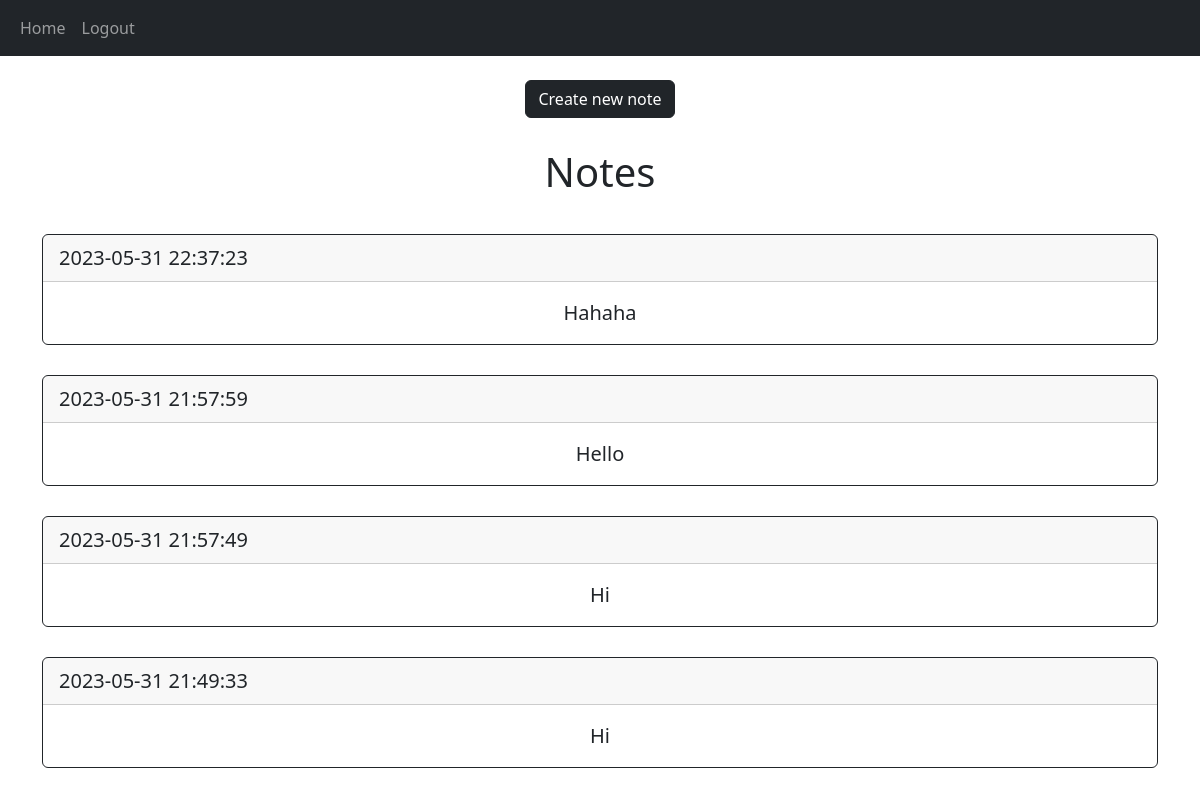
The page /home (signed in) on the database as committed earlier.
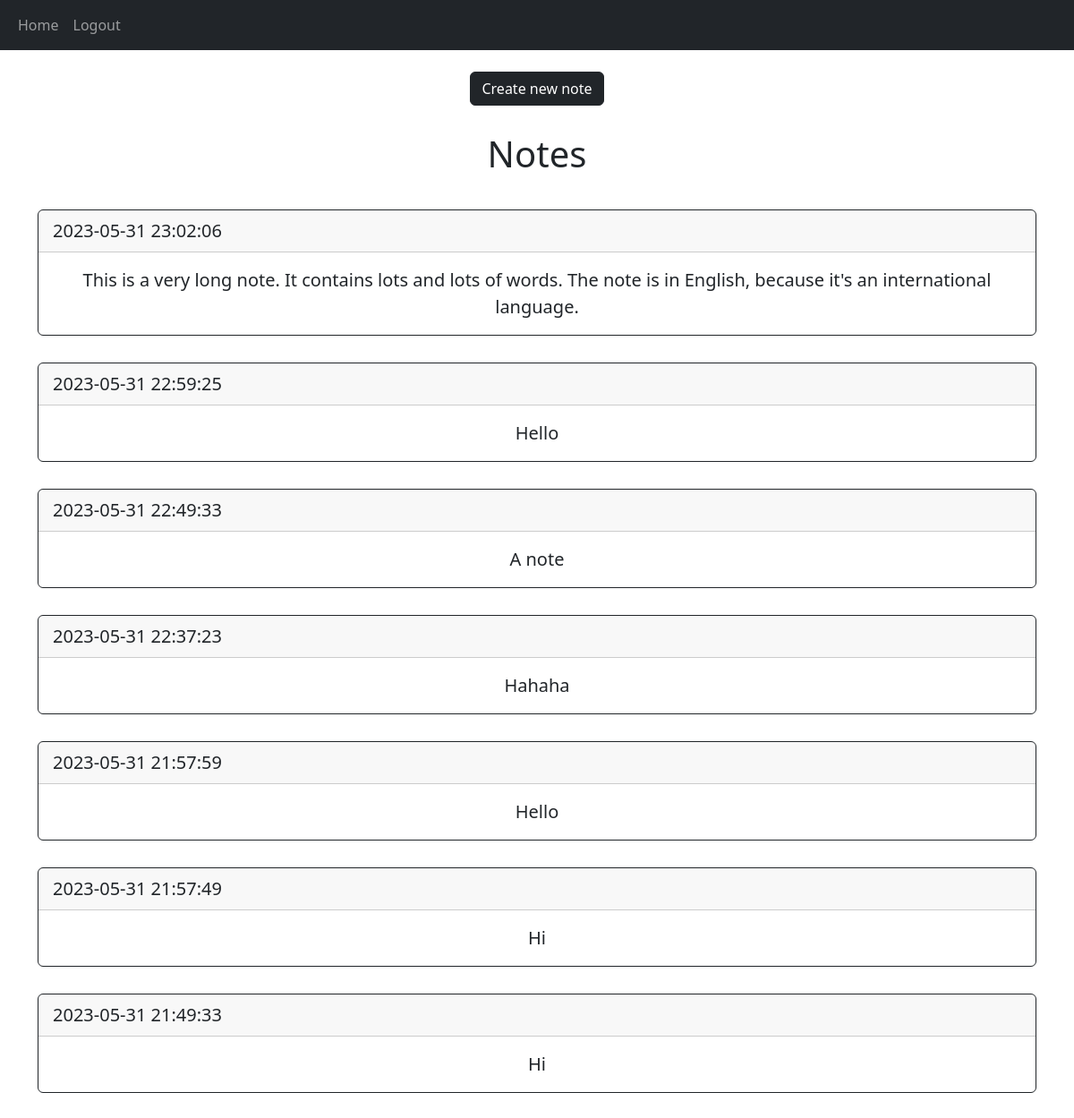
The same page on the database as committed later.
### src/models.py (models this page shows)
class Content(db.Model):
      id = db.Column(db.Integer, primary_key=True)
      date_created = db.Column(db.DateTime(timezone=True), default=func.now())
      text = db.Column(db.Text)
      type = db.Column(db.Enum('films', 'books', 'todo'), default='todo')
      author = db.Column(db.Integer, db.ForeignKey('user.id', ondelete='CASCADE'), nullable=False)

### src/general/general.py (the view)
@general.route("/home")
@login_required
def home():
    notes = Content.query.filter_by(author=current_user.id).order_by(desc(Content.date_created))
    return render_template("general/home.html", user=current_user, notes=notes)

### src/__init__.py (called while the page is built)
def create_app():
    app = Flask(__name__)
    app.config['SECRET_KEY'] = 'Helloworld'
    app.config['SQLALCHEMY_DATABASE_URI'] = f'sqlite:///{DB_NAME}'
    db.init_app(app)
    from .general import general
    from .auth import auth
    app.register_blueprint(general, url_prefix="/")
    app.register_blueprint(auth, url_prefix="/")
    from .models import User
    create_database(app)
    login_manager = LoginManager()
    login_manager.login_view = "auth.login"
    login_manager.init_app(app)
    @login_manager.user_loader
    def load_user(id):
        return User.query.get(int(id))
    return app

### src/general/templates/general/home.html (shortened to what this page needs)
{% extends "base.html" %}
{% block body %}
<div>
    <a href="/add-note">
        <button class="btn btn-dark" type="submit">
            Create new note
        </button>
    </a>
</div>
<h1 align="center">Notes</h1>
<div>
    {% for note in notes %}
        <div class="card border-dark">
            <div class="card-header justify-content-between d-flex">
                <div class="">
                    <little>{{note.date_created}}</little>
                </div>
            </div>
            <div class="card-body">
                {{note.text}}
            </div>
        </div>
    {% endfor %}
</div>
{% endblock %}

### src/templates/base.html (shortened to what this page needs)
<!DOCTYPE html>
<html lang="en" xmlns="http://www.w3.org/1999/html">
<head>
    <link
            href="https://cdn.jsdelivr.net/npm/bootstrap@5.3.0-alpha3/dist/css/bootstrap.min.css"
            rel="stylesheet"
    >
</head>
<body>
    <nav class="navbar bg-dark navbar-dark navbar-expand-lg">
        <div class="container-fluid">
            <div class="collapse navbar-collapse" id="navbar">
                <div class="navbar-nav">
                    {% if user.is_authenticated %}
                        <a class="nav-item nav-link" href="/home">Home</a>
                        <a class="nav-item nav-link" href="/logout">Logout</a>
                    {% else %}
                        <a class="nav-item nav-link" href="/">Start page</a>
                        <a class="nav-item nav-link" href="/login">Login</a>
                        <a class="nav-item nav-link" href="/sign-up">Sign Up</a>
                    {% endif %}
                </div>
            </div>
        </div>
    </nav>
    <br>
    <div class="container lead" align="center">
        {% block body %}{% endblock %}
    </div>
</body>
</html>

Rows that differ between the two databases and show on the page:
added Content: date_created "2023-05-31 23:02:06", text "This is a very long note. It contains lots and lots of words. The note is in English, because it's an international language."
added Content: date_created "2023-05-31 22:59:25", text "Hello"
added Content: date_created "2023-05-31 22:49:33", text "A note"
